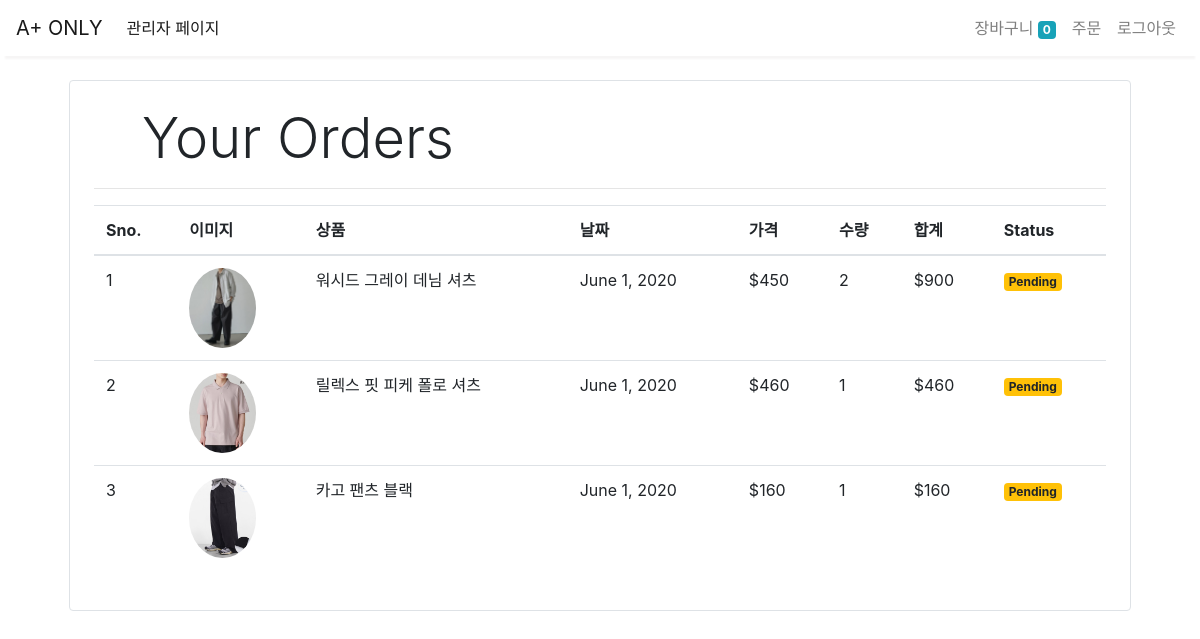
The app's page /orders (signed in) with its own data.
### store/models/orders.py (models this page shows, shortened)
class Order(models.Model): #주문과정 모델링
    product = models.ForeignKey(Product,
                                on_delete=models.CASCADE)
    customer = models.ForeignKey(Customer,
                                 on_delete=models.CASCADE)
    quantity = models.IntegerField(default=1)
    price = models.IntegerField()
    address = models.CharField(max_length=50, default='', blank=True)
    phone = models.CharField(max_length=50, default='', blank=True)
    date = models.DateField(default=datetime.datetime.today)
    status = models.BooleanField(default=False)
    @staticmethod
    def get_orders_by_customer(customer_id):
        return Order.objects.filter(customer=customer_id).order_by('-date')

### store/models/product.py (models this page shows, shortened)
class Product(models.Model): #상품등록 모델링
    name = models.CharField(max_length=50)
    price = models.IntegerField(default=0)
    category = models.ForeignKey(Category, on_delete=models.CASCADE, default=1)
    description = models.CharField(max_length=300, default='' , null=True , blank=True)
    image = models.ImageField(upload_to='uploads/products/')

### store/middlewares/auth.py (the view)
    def middleware(request):
        print(request.session.get('customer')) #현재 사용자의 세션에 저장된 값을 확인한다. 로그인상태를 유지하기위함.
        returnUrl = request.META['PATH_INFO'] #현재 요청 정보를 나타낸다. 로그인이 필요한 페이지 접근할 때, 원래 요청한 경로를 기억하기 위함.
        print(request.META['PATH_INFO'])
        if not request.session.get('customer'): #customer 값이 없다면 로그인 페이지 접근으로 판단
           return redirect(f'login?return_url={returnUrl}')
        response = get_response(request)#customer값이 있거나 로그인이 필요없는 페이지라면 뷰함수 호출
        return response #최종 반환되는 응답.

### store/templatetags/custom_filter.py (called while the page is built)
@register.filter(name='currency')
def currency(number):
    return "$"+str(number)

@register.filter(name='multiply')
def multiply(number , number1):
    return number * number1

### store/views/orders.py (called while the page is built)
    def get(self , request ):
        customer = request.session.get('customer')
        orders = Order.get_orders_by_customer(customer)
        print(orders)
        return render(request , 'orders.html'  , {'orders' : orders})

### store/templates/orders.html (shortened to what this page needs)
{% extends 'base.html' %}
{% block content %}
{% load cart %}
{% load custom_filter %}
<div class="container">
   <div class="border rounded p-4 m-4">
        <p class="display-4 pl-4 ml-4">Your Orders</p>
        <hr>
        <table class="table">
            <thead>
                <tr>
                    <th>Sno.</th>
                    <th>이미지</th>
                    <th>상품</th>
                    <th>날짜</th>
                    <th>가격</th>
                    <th>수량</th>
                    <th>합계</th>
                    <th>Status</th>
                </tr>
            </thead>
            <tbody>
                {% for order in orders %}
                <tr>
                    <td>{{forloop.counter}}</td>
                    <td><img style="height: 80px;" class="rounded-circle" src="{{order.product.image.url}}" alt=""></td>
                    <td>{{order.product.name}}</td>
                    <td>{{order.date}}</td>
                    <td>{{order.price|currency}}</td>
                    <td>{{order.quantity}}</td>
                    <td>{{order.quantity|multiply:order.price|currency}}</td>
                    {% if order.status %}
                    <td><small class="badge badge-success">Completed</small></td>
                    {%else%}
                    <td><small class="badge badge-warning">Pending</small></td>
                    {% endif %}
                </tr>
                {% endfor %}
            </tbody>
        </table>
   </div>
</div>
{% endblock %}

### records on screen
Order: product.image (picture), product.name "워시드 그레이 데님 셔츠", date "June 1, 2020", price "$450", quantity "2", quantity|multiply "$900", status "Pending"
Order: product.image (picture), product.name "릴렉스 핏 피케 폴로 셔츠", date "June 1, 2020", price "$460", quantity "1", quantity|multiply "$460", status "Pending"
Order: product.image (picture), product.name "카고 팬츠 블랙", date "June 1, 2020", price "$160", quantity "1", quantity|multiply "$160", status "Pending"

### other values on screen
{{ request.session.cart.keys|length }} "0"
